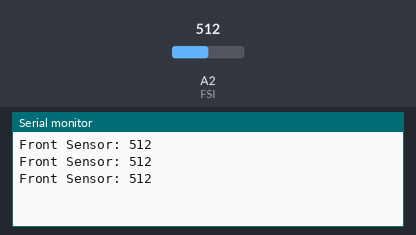
Simulated run of this sketch. Board: Arduino Uno, built with avr-gcc and run on an emulated ATmega328P. On the bench: the last lines printed to the serial monitor. The inputs (shaded band) are chosen by the test bench; at power-on: A2 (FSI) = 512.

Above: at 1.3 s.
1.4 s: A2 (FSI) set to 716
At 1.9 s:
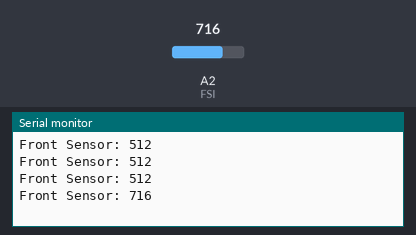
2.9 s: A2 (FSI) set to 900
At 3.4 s:
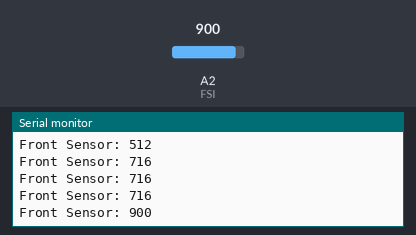
Timing chart, 0 to 5.9 s (numbered marks = the images above; inputs shaded):
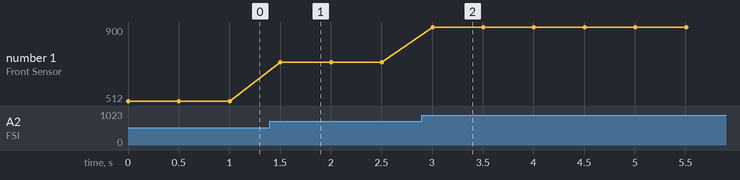

The sketch:

LightSensor_tester.ino
```cpp
/*
Zachary Feuerstein
3/12/14

*/


#define FSI A2

int FrontSensor = 0;

void setup(){
  Serial.begin(9600);
  pinMode(FSI, INPUT);

}

void loop(){

  FrontSensor = analogRead(FSI);//make sure you want will be outputing voltage from sensor

  Serial.print("\nFront Sensor: ");
  Serial.print(FrontSensor);

  delay(500);
  Serial.print("\n");

}
```

Measured:
- after the input at 1.4 s, the serial monitor: prints a new line after 0.10 s (image 1)
- after the input at 2.9 s, the serial monitor: prints a new line after 0.10 s (image 2)
- plotted number 1: 512 → 716 after the input at 1.4 s, 716 → 900 after the input at 2.9 s
